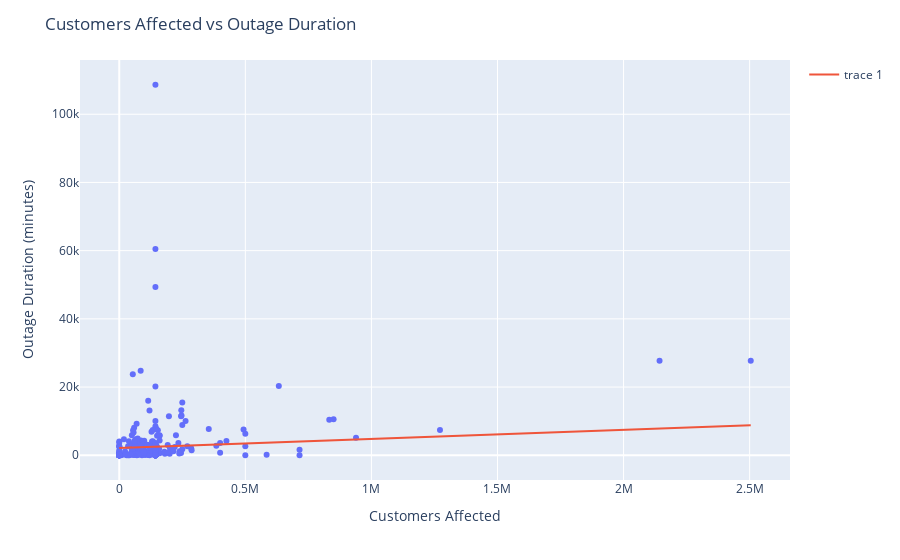

The code cell stored with this chart in its notebook:
### Code cell
#linear regression
from sklearn.linear_model import LinearRegression
from sklearn.model_selection import train_test_split
from sklearn.metrics import mean_squared_error

X = outageClean[['CUSTOMERS.AFFECTED']]
X = X.fillna(X.mean())
y = outageClean['OUTAGE.DURATION']
y = y.fillna(y.mean())
X_train, X_test, y_train, y_test = train_test_split(X, y, test_size=0.2, random_state=0)

model = LinearRegression()
model.fit(X_train, y_train)

y_pred = model.predict(X_test)
print(mean_squared_error(y_test, y_pred))

fig = px.scatter(x = X_test['CUSTOMERS.AFFECTED'], y = y_test)
fig.add_scatter(x = X_test['CUSTOMERS.AFFECTED'], y = y_pred, mode = 'lines')
fig.update_layout(title = "Customers Affected vs Outage Duration", xaxis_title = "Customers Affected", yaxis_title = "Outage Duration (minutes)")
fig.show()

### Figure 1 — Plotly figure (JSON) as saved in the notebook; plotly's stock layout.template omitted (floating-point values rounded to 4 significant figures; data arrays with more than 128 entries replaced by an {"elided": "..."} marker saying what was removed)
{"data": [{"hovertemplate": "x=%{x}<br>y=%{y}<extra></extra>", "legendgroup": "", "marker": {"color": "#636efa", "symbol": "circle"}, "mode": "markers", "name": "", "orientation": "v", "showlegend": false, "type": "scatter", "x": {"elided": "307 float values"}, "xaxis": "x", "y": {"elided": "307 float values"}, "yaxis": "y"}, {"mode": "lines", "type": "scatter", "x": {"elided": "307 float values"}, "y": {"elided": "307 float values"}}], "layout": {"legend": {"tracegroupgap": 0}, "margin": {"t": 60}, "title": {"text": "Customers Affected vs Outage Duration"}, "xaxis": {"anchor": "y", "domain": [0, 1], "title": {"text": "Customers Affected"}}, "yaxis": {"anchor": "x", "domain": [0, 1], "title": {"text": "Outage Duration (minutes)"}}}}
